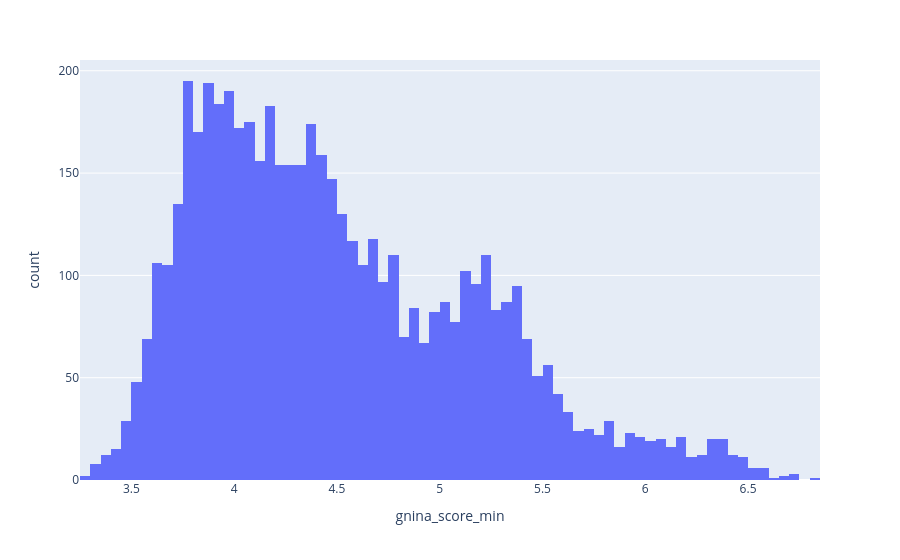

The cell this chart's notebook holds for it:
### Code cell
px.histogram(df, x="gnina_score_min")

### Figure 1 — Plotly figure (JSON) as saved in the notebook; plotly's stock layout.template omitted (floating-point values rounded to 4 significant figures; data arrays with more than 128 entries replaced by an {"elided": "..."} marker saying what was removed)
{"data": [{"bingroup": "x", "hovertemplate": "gnina_score_min=%{x}<br>count=%{y}<extra></extra>", "legendgroup": "", "marker": {"color": "#636efa", "pattern": {"shape": ""}}, "name": "", "orientation": "v", "showlegend": false, "type": "histogram", "x": {"elided": "5399 float values"}, "xaxis": "x", "yaxis": "y"}], "layout": {"barmode": "relative", "legend": {"tracegroupgap": 0}, "margin": {"t": 60}, "xaxis": {"anchor": "y", "domain": [0, 1], "title": {"text": "gnina_score_min"}}, "yaxis": {"anchor": "x", "domain": [0, 1], "title": {"text": "count"}}}}
